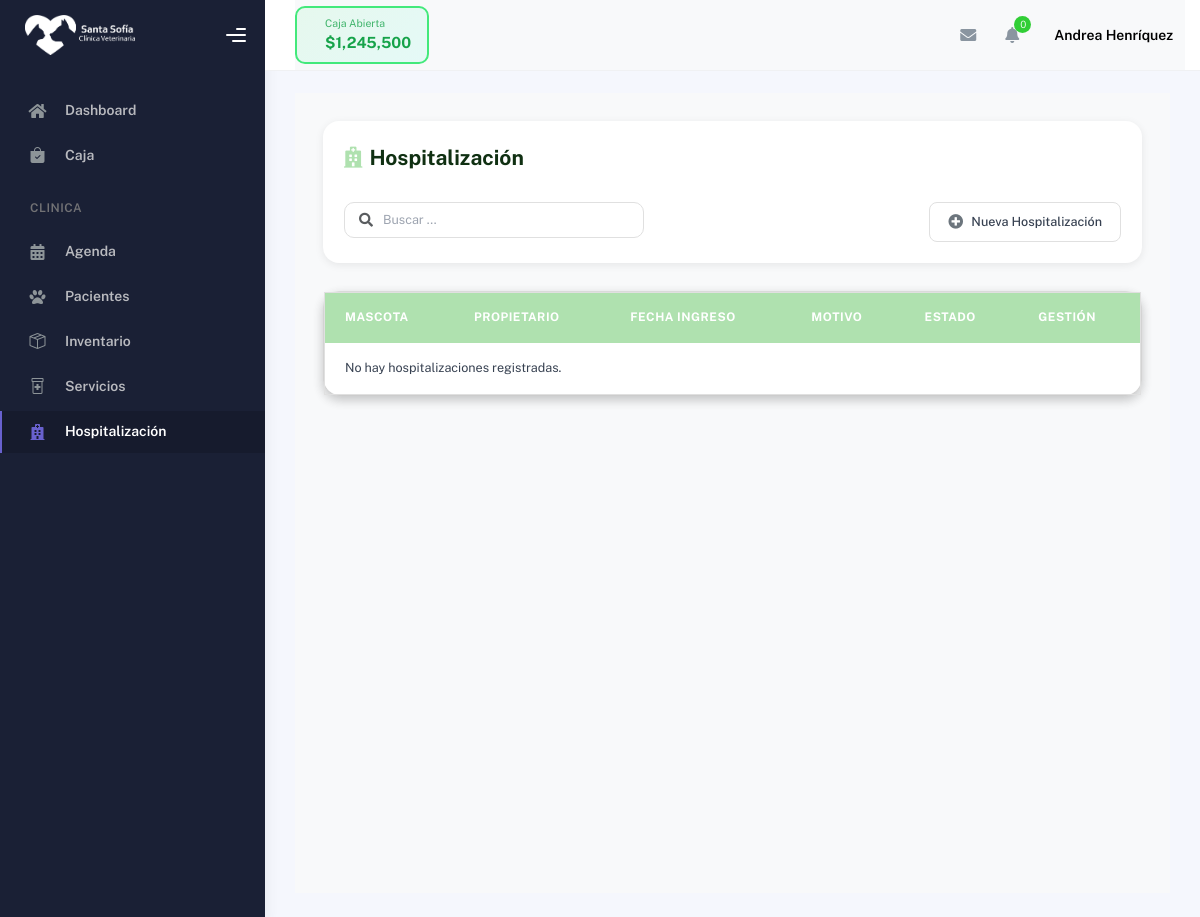
Before: /hospital/hospitalizacion/ (signed in) with the older database file.
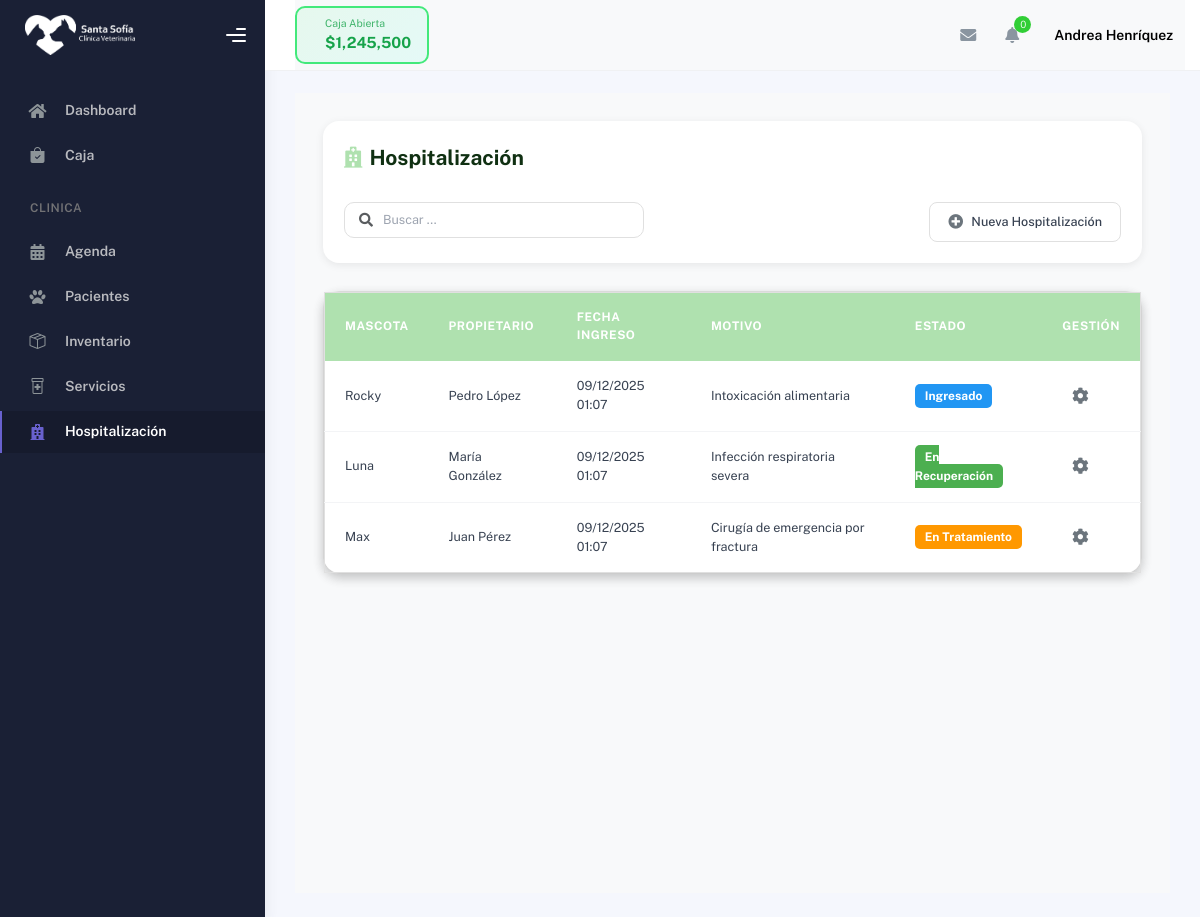
After: the same page with the newer database file.
### hospital/models.py (models this page shows, shortened)
class Hospitalizacion(models.Model):
    ESTADO_CHOICES = [
        ('ingresado', 'Ingresado'),
        ('en_tratamiento', 'En Tratamiento'),
        ('recuperacion', 'En Recuperación'),
        ('alta', 'Alta'),
    ]
    idMascota = models.ForeignKey(Paciente, on_delete=models.CASCADE)
    fecha_ingreso = models.DateTimeField(auto_now_add=True)
    fecha_alta = models.DateTimeField(null=True, blank=True)
    motivo = models.TextField()
    diagnostico = models.TextField(blank=True, null=True)
    tratamiento = models.TextField(blank=True, null=True)
    estado_hosp = models.CharField(max_length=20, choices=ESTADO_CHOICES, default='ingresado')
    observaciones = models.TextField(blank=True, null=True)
    class Meta:
        verbose_name = 'Hospitalización'
        verbose_name_plural = 'Hospitalizaciones'
        ordering = ['-fecha_ingreso']

### pacientes/models.py (models this page shows, shortened)
class Paciente(models.Model):
    SEXO_CHOICES = [
        ('M', 'Macho'),
        ('H', 'Hembra'),
    ]
    nombre = models.CharField(max_length=100)
    especie = models.CharField(max_length=50)
    raza = models.CharField(max_length=100, blank=True, null=True)
    sexo = models.CharField(max_length=1, choices=SEXO_CHOICES)
    color = models.CharField(max_length=50, blank=True, null=True)
    microchip = models.CharField(max_length=50, blank=True, null=True)
    fecha_nacimiento = models.DateField(null=True, blank=True, verbose_name="Fecha de nacimiento")
    edad_anos = models.IntegerField(null=True, blank=True, verbose_name="Edad en años")
    edad_meses = models.IntegerField(null=True, blank=True, verbose_name="Edad en meses")
    ultimo_peso = models.DecimalField(max_digits=5, decimal_places=2, blank=True, null=True)
    observaciones = models.TextField(blank=True, null=True)
    propietario = models.ForeignKey('Propietario', on_delete=models.CASCADE, related_name='pacientes')
    activo = models.BooleanField(default=True)
    fecha_registro = models.DateTimeField(auto_now_add=True)
    fecha_ultima_modificacion = models.DateTimeField(auto_now=True)
    fecha_ultimo_control = models.DateField(blank=True, null=True)
    class Meta:
        verbose_name = "Paciente"
        verbose_name_plural = "Pacientes"
        ordering = ['-fecha_registro']

class Propietario(models.Model):
    nombre = models.CharField(max_length=100)
    apellido = models.CharField(max_length=100)
    telefono = models.CharField(max_length=20, blank=True, null=True)
    email = models.EmailField(blank=True, null=True)
    direccion = models.TextField(blank=True, null=True)
    fecha_registro = models.DateTimeField(auto_now_add=True)
    class Meta:
        verbose_name = "Propietario"
        verbose_name_plural = "Propietarios"
        ordering = ['apellido', 'nombre']

### hospital/views.py (the view)
# urls.py: path('hospitalizacion/', views.hospital_view, name='hospital_view'),
@login_required
def hospital_view(request):
    hospitalizaciones = Hospitalizacion.objects.select_related('idMascota', 'idMascota__propietario').all().order_by('-fecha_ingreso')
    return render(request, 'hospital/hospitalizacion.html', {
        'hospitalizaciones': hospitalizaciones
    })

### cuentas/models.py (called while the page is built)
    def get_rol_display_custom(self):
        if self.is_staff and self.is_superuser:
            return 'Administración'
        return self.get_rol_display()

### hospital/templates/hospital/hospitalizacion.html (shortened to what this page needs)
{% extends "partials/base_table.html" %}
{% load static %}
{% block table_title %}
<i class="fas fa-hospital"></i> Hospitalización
{% endblock %}
{% block table_buttons %}
<button type="button" onclick="abrirModalNuevaHospitalizacion()">
    <i class="fas fa-plus-circle"></i> Nueva Hospitalización
</button>
{% endblock %}
{% block table_columns %}
<th>Mascota</th>
<th>Propietario</th>
<th>Fecha Ingreso</th>
<th>Motivo</th>
<th>Estado</th>
<th>Gestión</th>
{% endblock %}
{% block table_rows %}
{% for hosp in hospitalizaciones %}
<tr>
    <td>{{ hosp.idMascota.nombre }}</td>
    <td>{{ hosp.idMascota.propietario.nombre }} {{ hosp.idMascota.propietario.apellido }}</td>
    <td>{{ hosp.fecha_ingreso|date:"d/m/Y H:i" }}</td>
    <td>{{ hosp.motivo|truncatewords:10 }}</td>
    <td>
        <span class="estado-badge estado-{{ hosp.estado_hosp }}">
            {{ hosp.get_estado_hosp_display }}
        </span>
    </td>
    <td>
        <div class="manage-wheel">
            <button type="button" onclick="toggleWheel(this)">
                <i class="fas fa-cog"></i>
            </button>
        </div>
    </td>
</tr>
{% empty %}
<tr>
    <td colspan="6">No hay hospitalizaciones registradas.</td>
</tr>
{% endfor %}
{% endblock %}

Changed rows visible on the page:
added Hospitalizacion: idMascota.nombre "Rocky", idMascota.propietario.nombre "Pedro", idMascota.propietario.apellido "López", fecha_ingreso "09/12/2025 01:07", motivo "Intoxicación alimentaria", estado_hosp "Ingresado"
added Hospitalizacion: idMascota.nombre "Luna", idMascota.propietario.nombre "María", idMascota.propietario.apellido "González", fecha_ingreso "09/12/2025 01:07", motivo "Infección respiratoria severa", estado_hosp "En Recuperación"
added Hospitalizacion: idMascota.nombre "Max", idMascota.propietario.nombre "Juan", idMascota.propietario.apellido "Pérez", fecha_ingreso "09/12/2025 01:07", motivo "Cirugía de emergencia por fractura", estado_hosp "En Tratamiento"
Other visible differences:
text no longer shown: "No hay hospitalizaciones registradas."
